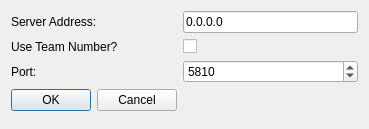
<?xml version="1.0" encoding="UTF-8"?>
<ui version="4.0">
 <class>NTSettingsDialog</class>
 <widget class="QDialog" name="NTSettingsDialog">
  <property name="geometry">
   <rect>
    <x>0</x>
    <y>0</y>
    <width>369</width>
    <height>129</height>
   </rect>
  </property>
  <property name="windowTitle">
   <string>NetworkTables Settings</string>
  </property>
  <layout class="QFormLayout" name="formLayout">
   <item row="3" column="0">
    <widget class="QDialogButtonBox" name="buttonBox">
     <property name="standardButtons">
      <set>QDialogButtonBox::Cancel|QDialogButtonBox::Ok</set>
     </property>
    </widget>
   </item>
   <item row="0" column="0">
    <widget class="QLabel" name="label">
     <property name="text">
      <string>Server Address:</string>
     </property>
    </widget>
   </item>
   <item row="1" column="0">
    <widget class="QLabel" name="label_2">
     <property name="whatsThis">
      <string>Whether or not the server address is a team number.</string>
     </property>
     <property name="text">
      <string>Use Team Number?</string>
     </property>
    </widget>
   </item>
   <item row="2" column="0">
    <widget class="QLabel" name="label_3">
     <property name="text">
      <string>Port:</string>
     </property>
    </widget>
   </item>
   <item row="2" column="1">
    <widget class="QSpinBox" name="spinBox">
     <property name="minimum">
      <number>1</number>
     </property>
     <property name="maximum">
      <number>65535</number>
     </property>
     <property name="value">
      <number>5810</number>
     </property>
    </widget>
   </item>
   <item row="1" column="1">
    <widget class="QCheckBox" name="checkBox">
     <property name="text">
      <string/>
     </property>
    </widget>
   </item>
   <item row="0" column="1">
    <widget class="QLineEdit" name="lineEdit">
     <property name="text">
      <string>0.0.0.0</string>
     </property>
    </widget>
   </item>
  </layout>
 </widget>
 <resources/>
 <connections>
  <connection>
   <sender>buttonBox</sender>
   <signal>accepted()</signal>
   <receiver>NTSettingsDialog</receiver>
   <slot>serializeData()</slot>
   <hints>
    <hint type="sourcelabel">
     <x>91</x>
     <y>243</y>
    </hint>
    <hint type="destinationlabel">
     <x>199</x>
     <y>149</y>
    </hint>
   </hints>
  </connection>
  <connection>
   <sender>buttonBox</sender>
   <signal>rejected()</signal>
   <receiver>NTSettingsDialog</receiver>
   <slot>reject()</slot>
   <hints>
    <hint type="sourcelabel">
     <x>91</x>
     <y>243</y>
    </hint>
    <hint type="destinationlabel">
     <x>199</x>
     <y>149</y>
    </hint>
   </hints>
  </connection>
  <connection>
   <sender>buttonBox</sender>
   <signal>accepted()</signal>
   <receiver>NTSettingsDialog</receiver>
   <slot>accept()</slot>
   <hints>
    <hint type="sourcelabel">
     <x>91</x>
     <y>243</y>
    </hint>
    <hint type="destinationlabel">
     <x>199</x>
     <y>149</y>
    </hint>
   </hints>
  </connection>
 </connections>
 <slots>
  <signal>dataReady(ServerData)</signal>
  <slot>serializeData()</slot>
 </slots>
</ui>
